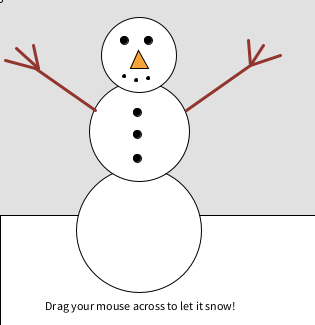
Frame 1 (no input)
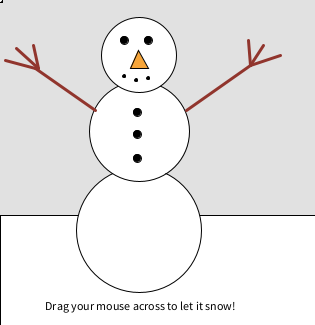
Frame 60 (the mouse pressed at the canvas centre just before this capture)
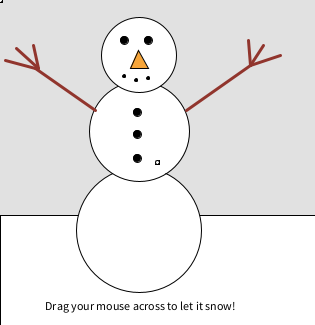
Frame 120 (the mouse held since frame 60 and released just before this capture)

The Processing sketch that drew these frames (run headless with seeded random() and noise(); from frame 60 on, the mouse is pressed at the canvas centre):

// Processing sketch: processing_51303
// ── processing_51303.pde

void setup(){
size(315, 325);
smooth();
background(225);
fill(255);
rect(0,215, 350, 350);
fill(255);
//body
ellipse(139, 230,125, 125);
ellipse(139, 131, 100, 100);
ellipse(139, 55, 75, 75);
//nose
fill(247, 165, 57);
triangle(130,68,138,50,148, 68);
//eyes
fill(0);
ellipse(124, 40, 8, 8);
ellipse(148, 40, 8, 8);
//smile
ellipse(124, 76, 3, 3);
ellipse(136, 80, 3, 3);
ellipse(148,78,3,3);
//arms
stroke(145, 53, 45);
strokeWeight(3);
line(5,60,35, 68); 
line(33,45, 38,68);
line(16,48,38, 68);
line(35,68,95,110);
strokeWeight(3);
line(263,45, 250, 65);
line(280, 55,250,65);
line(248,40,250, 65);
line(250,65,186,110);
stroke(0);
strokeWeight(1);

//buttons
fill(0);
ellipse(137,112, 8, 8);
ellipse(137, 134, 8,8);
ellipse(137, 158, 8, 8);
//
text("Drag your mouse across to let it snow!" ,45, 310);
}

void draw() {
  fill(255,255,255, 225);
  ellipse(mouseX, mouseY, 4, 4);
 
}
